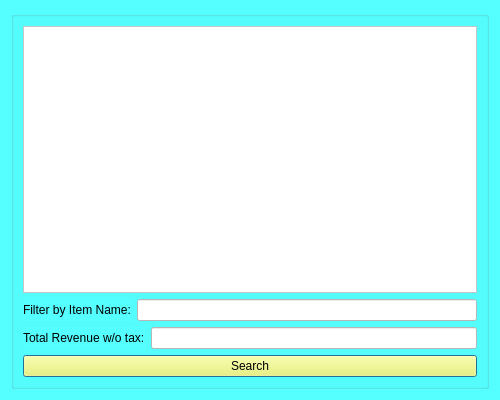
<?xml version="1.0" encoding="UTF-8"?>
<ui version="4.0">
 <class>Inventory</class>
 <widget class="QDialog" name="Inventory">
  <property name="geometry">
   <rect>
    <x>0</x>
    <y>0</y>
    <width>500</width>
    <height>400</height>
   </rect>
  </property>
  <property name="windowTitle">
   <string>Dialog</string>
  </property>
  <property name="styleSheet">
   <string notr="true">background-color: #55ffff</string>
  </property>
  <layout class="QVBoxLayout" name="verticalLayout_2">
   <item>
    <widget class="QGroupBox" name="groupBox">
     <property name="title">
      <string/>
     </property>
     <layout class="QVBoxLayout" name="verticalLayout">
      <item>
       <widget class="QListWidget" name="listWidget">
        <property name="styleSheet">
         <string notr="true">background-color: #ffffff</string>
        </property>
       </widget>
      </item>
      <item>
       <layout class="QHBoxLayout" name="horizontalLayout">
        <item>
         <widget class="QLabel" name="label">
          <property name="text">
           <string>Filter by Item Name:</string>
          </property>
         </widget>
        </item>
        <item>
         <widget class="QLineEdit" name="lineEdit_item">
          <property name="styleSheet">
           <string notr="true">background-color: #ffffff</string>
          </property>
         </widget>
        </item>
       </layout>
      </item>
      <item>
       <layout class="QHBoxLayout" name="horizontalLayout_3">
        <item>
         <widget class="QLabel" name="label_2">
          <property name="text">
           <string>Total Revenue w/o tax:</string>
          </property>
         </widget>
        </item>
        <item>
         <widget class="QLineEdit" name="lineEdit_revenue">
          <property name="styleSheet">
           <string notr="true">background-color: #ffffff</string>
          </property>
         </widget>
        </item>
       </layout>
      </item>
      <item>
       <widget class="QPushButton" name="pushButton">
        <property name="styleSheet">
         <string notr="true">background-color: #feff57</string>
        </property>
        <property name="text">
         <string>Search</string>
        </property>
       </widget>
      </item>
     </layout>
    </widget>
   </item>
  </layout>
 </widget>
 <resources/>
 <connections/>
</ui>
